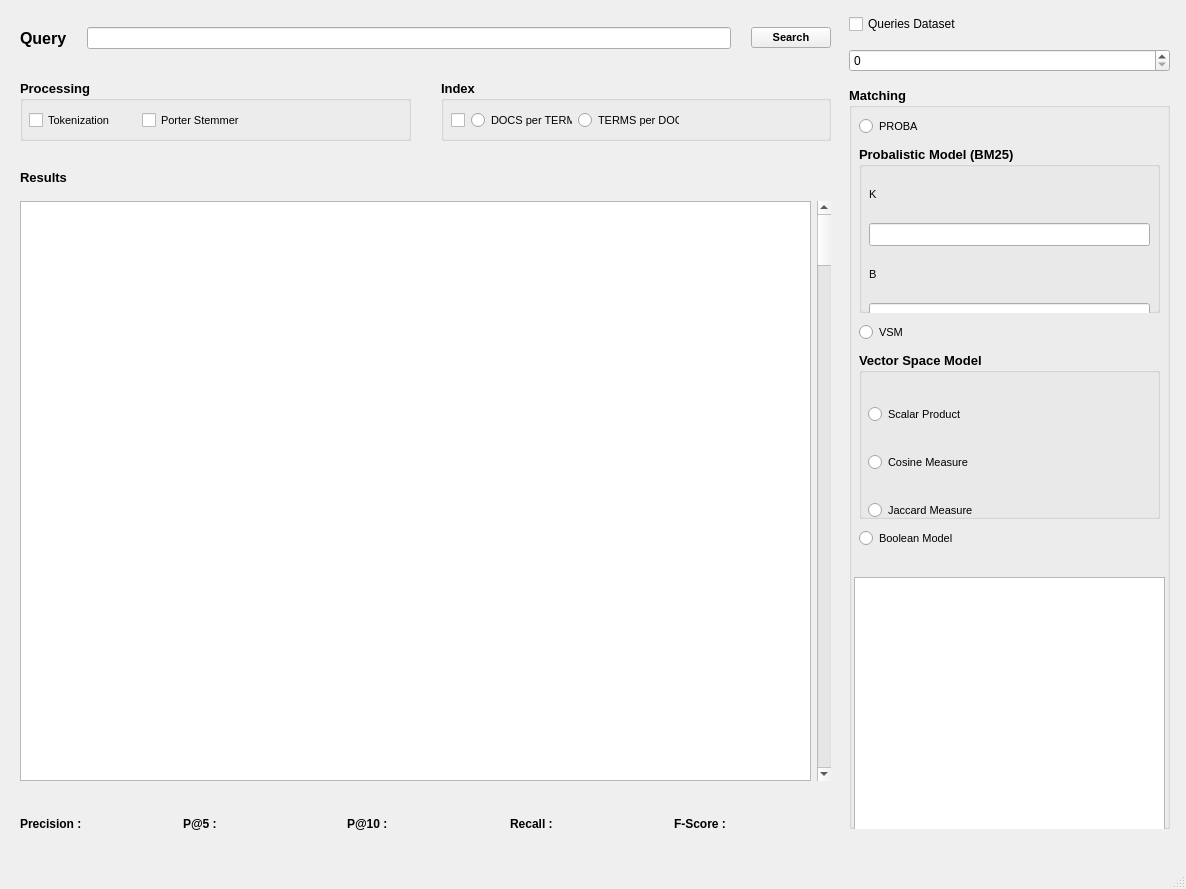
<?xml version="1.0" encoding="UTF-8"?>
<ui version="4.0">
 <class>MainWindow</class>
 <widget class="QMainWindow" name="MainWindow">
  <property name="geometry">
   <rect>
    <x>0</x>
    <y>0</y>
    <width>1186</width>
    <height>889</height>
   </rect>
  </property>
  <property name="windowTitle">
   <string>MainWindow</string>
  </property>
  <widget class="QWidget" name="centralwidget">
   <widget class="QWidget" name="verticalLayoutWidget">
    <property name="geometry">
     <rect>
      <x>10</x>
      <y>160</y>
      <width>831</width>
      <height>681</height>
     </rect>
    </property>
    <layout class="QVBoxLayout" name="verticalLayout">
     <property name="leftMargin">
      <number>10</number>
     </property>
     <property name="topMargin">
      <number>10</number>
     </property>
     <property name="rightMargin">
      <number>10</number>
     </property>
     <item>
      <widget class="QLabel" name="results_label">
       <property name="font">
        <font>
         <pointsize>10</pointsize>
         <weight>75</weight>
         <bold>true</bold>
        </font>
       </property>
       <property name="text">
        <string>Results</string>
       </property>
      </widget>
     </item>
     <item>
      <layout class="QHBoxLayout" name="horizontalLayout_8">
       <property name="topMargin">
        <number>10</number>
       </property>
       <property name="bottomMargin">
        <number>20</number>
       </property>
       <item>
        <widget class="QTableWidget" name="tableWidget"/>
       </item>
       <item>
        <widget class="QScrollBar" name="verticalScrollBar_4">
         <property name="orientation">
          <enum>Qt::Vertical</enum>
         </property>
        </widget>
       </item>
      </layout>
     </item>
     <item>
      <layout class="QHBoxLayout" name="horizontalLayout_5">
       <property name="topMargin">
        <number>10</number>
       </property>
       <property name="bottomMargin">
        <number>10</number>
       </property>
       <item>
        <widget class="QLabel" name="label_precision">
         <property name="font">
          <font>
           <weight>75</weight>
           <bold>true</bold>
          </font>
         </property>
         <property name="text">
          <string>Precision : </string>
         </property>
        </widget>
       </item>
       <item>
        <widget class="QLabel" name="label_p5">
         <property name="font">
          <font>
           <weight>75</weight>
           <bold>true</bold>
          </font>
         </property>
         <property name="text">
          <string>P@5 : </string>
         </property>
        </widget>
       </item>
       <item>
        <widget class="QLabel" name="label_p10">
         <property name="font">
          <font>
           <weight>75</weight>
           <bold>true</bold>
          </font>
         </property>
         <property name="text">
          <string>P@10 :</string>
         </property>
        </widget>
       </item>
       <item>
        <widget class="QLabel" name="label_recall">
         <property name="font">
          <font>
           <weight>75</weight>
           <bold>true</bold>
          </font>
         </property>
         <property name="text">
          <string>Recall : </string>
         </property>
        </widget>
       </item>
       <item>
        <widget class="QLabel" name="label_fscore">
         <property name="font">
          <font>
           <weight>75</weight>
           <bold>true</bold>
          </font>
         </property>
         <property name="text">
          <string>F-Score : </string>
         </property>
        </widget>
       </item>
      </layout>
     </item>
    </layout>
   </widget>
   <widget class="QWidget" name="horizontalLayoutWidget_2">
    <property name="geometry">
     <rect>
      <x>10</x>
      <y>70</y>
      <width>831</width>
      <height>81</height>
     </rect>
    </property>
    <layout class="QHBoxLayout" name="horizontalLayout_2">
     <property name="spacing">
      <number>30</number>
     </property>
     <property name="leftMargin">
      <number>10</number>
     </property>
     <property name="topMargin">
      <number>10</number>
     </property>
     <property name="rightMargin">
      <number>10</number>
     </property>
     <property name="bottomMargin">
      <number>10</number>
     </property>
     <item>
      <widget class="QGroupBox" name="groupBox_processing">
       <property name="font">
        <font>
         <pointsize>10</pointsize>
         <weight>75</weight>
         <bold>true</bold>
        </font>
       </property>
       <property name="title">
        <string>Processing</string>
       </property>
       <widget class="QWidget" name="horizontalLayoutWidget_3">
        <property name="geometry">
         <rect>
          <x>-1</x>
          <y>20</y>
          <width>241</width>
          <height>41</height>
         </rect>
        </property>
        <layout class="QHBoxLayout" name="horizontalLayout_3">
         <property name="spacing">
          <number>4</number>
         </property>
         <property name="leftMargin">
          <number>10</number>
         </property>
         <property name="topMargin">
          <number>10</number>
         </property>
         <property name="rightMargin">
          <number>10</number>
         </property>
         <property name="bottomMargin">
          <number>10</number>
         </property>
         <item>
          <widget class="QCheckBox" name="checkBox_tokenization">
           <property name="font">
            <font>
             <pointsize>8</pointsize>
             <weight>50</weight>
             <bold>false</bold>
            </font>
           </property>
           <property name="text">
            <string>Tokenization</string>
           </property>
          </widget>
         </item>
         <item>
          <widget class="QCheckBox" name="checkBox_porter_stemmer">
           <property name="font">
            <font>
             <pointsize>8</pointsize>
             <weight>50</weight>
             <bold>false</bold>
            </font>
           </property>
           <property name="text">
            <string>Porter Stemmer</string>
           </property>
          </widget>
         </item>
        </layout>
       </widget>
      </widget>
     </item>
     <item>
      <layout class="QVBoxLayout" name="verticalLayout_3">
       <item>
        <widget class="QGroupBox" name="groupBox_value">
         <property name="font">
          <font>
           <pointsize>10</pointsize>
           <weight>75</weight>
           <bold>true</bold>
          </font>
         </property>
         <property name="title">
          <string>Index</string>
         </property>
         <widget class="QWidget" name="horizontalLayoutWidget_9">
          <property name="geometry">
           <rect>
            <x>0</x>
            <y>20</y>
            <width>248</width>
            <height>41</height>
           </rect>
          </property>
          <layout class="QHBoxLayout" name="horizontalLayout_17">
           <property name="leftMargin">
            <number>10</number>
           </property>
           <property name="topMargin">
            <number>10</number>
           </property>
           <property name="rightMargin">
            <number>10</number>
           </property>
           <property name="bottomMargin">
            <number>10</number>
           </property>
           <item>
            <widget class="QCheckBox" name="radioButton_indexs">
             <property name="text">
              <string/>
             </property>
            </widget>
           </item>
           <item>
            <widget class="QRadioButton" name="radioButton_inverse">
             <property name="font">
              <font>
               <pointsize>8</pointsize>
               <weight>50</weight>
               <bold>false</bold>
              </font>
             </property>
             <property name="text">
              <string>DOCS per TERM</string>
             </property>
            </widget>
           </item>
           <item>
            <widget class="QRadioButton" name="radioButton_descripteur">
             <property name="font">
              <font>
               <pointsize>8</pointsize>
               <weight>50</weight>
               <bold>false</bold>
              </font>
             </property>
             <property name="text">
              <string>TERMS per DOC</string>
             </property>
            </widget>
           </item>
          </layout>
         </widget>
        </widget>
       </item>
      </layout>
     </item>
    </layout>
   </widget>
   <widget class="QWidget" name="horizontalLayoutWidget">
    <property name="geometry">
     <rect>
      <x>10</x>
      <y>0</y>
      <width>831</width>
      <height>71</height>
     </rect>
    </property>
    <layout class="QHBoxLayout" name="horizontalLayout">
     <property name="spacing">
      <number>20</number>
     </property>
     <property name="leftMargin">
      <number>10</number>
     </property>
     <property name="topMargin">
      <number>15</number>
     </property>
     <property name="rightMargin">
      <number>10</number>
     </property>
     <property name="bottomMargin">
      <number>10</number>
     </property>
     <item>
      <widget class="QLabel" name="query_label">
       <property name="font">
        <font>
         <pointsize>12</pointsize>
         <weight>75</weight>
         <bold>true</bold>
        </font>
       </property>
       <property name="text">
        <string>Query</string>
       </property>
      </widget>
     </item>
     <item>
      <widget class="QLineEdit" name="search_bar">
       <property name="font">
        <font>
         <pointsize>8</pointsize>
        </font>
       </property>
      </widget>
     </item>
     <item>
      <widget class="QPushButton" name="search_button">
       <property name="font">
        <font>
         <pointsize>8</pointsize>
         <weight>75</weight>
         <bold>true</bold>
        </font>
       </property>
       <property name="text">
        <string>Search</string>
       </property>
      </widget>
     </item>
    </layout>
   </widget>
   <widget class="QWidget" name="verticalLayoutWidget_3">
    <property name="geometry">
     <rect>
      <x>839</x>
      <y>-1</y>
      <width>341</width>
      <height>841</height>
     </rect>
    </property>
    <layout class="QVBoxLayout" name="verticalLayout_4">
     <property name="spacing">
      <number>15</number>
     </property>
     <property name="leftMargin">
      <number>10</number>
     </property>
     <property name="topMargin">
      <number>15</number>
     </property>
     <property name="rightMargin">
      <number>10</number>
     </property>
     <property name="bottomMargin">
      <number>11</number>
     </property>
     <item>
      <widget class="QCheckBox" name="checkBox_queries_dataset">
       <property name="text">
        <string>Queries Dataset</string>
       </property>
      </widget>
     </item>
     <item>
      <widget class="QSpinBox" name="spinBox"/>
     </item>
     <item>
      <widget class="QGroupBox" name="groupBox_2">
       <property name="font">
        <font>
         <pointsize>10</pointsize>
         <weight>75</weight>
         <bold>true</bold>
        </font>
       </property>
       <property name="title">
        <string>Matching</string>
       </property>
       <widget class="QWidget" name="verticalLayoutWidget_2">
        <property name="geometry">
         <rect>
          <x>0</x>
          <y>20</y>
          <width>321</width>
          <height>451</height>
         </rect>
        </property>
        <layout class="QVBoxLayout" name="verticalLayout_2">
         <property name="spacing">
          <number>10</number>
         </property>
         <property name="leftMargin">
          <number>10</number>
         </property>
         <property name="topMargin">
          <number>10</number>
         </property>
         <property name="rightMargin">
          <number>10</number>
         </property>
         <property name="bottomMargin">
          <number>10</number>
         </property>
         <item>
          <widget class="QRadioButton" name="radioButton_proba">
           <property name="font">
            <font>
             <pointsize>8</pointsize>
             <weight>50</weight>
             <bold>false</bold>
            </font>
           </property>
           <property name="text">
            <string>PROBA</string>
           </property>
          </widget>
         </item>
         <item>
          <widget class="QGroupBox" name="groupBox_4">
           <property name="title">
            <string>Probalistic Model (BM25)</string>
           </property>
           <widget class="QWidget" name="verticalLayoutWidget_6">
            <property name="geometry">
             <rect>
              <x>10</x>
              <y>19</y>
              <width>281</width>
              <height>171</height>
             </rect>
            </property>
            <layout class="QVBoxLayout" name="verticalLayout_7">
             <property name="spacing">
              <number>10</number>
             </property>
             <property name="topMargin">
              <number>10</number>
             </property>
             <property name="bottomMargin">
              <number>10</number>
             </property>
             <item>
              <widget class="QLabel" name="label_3">
               <property name="font">
                <font>
                 <pointsize>8</pointsize>
                 <weight>50</weight>
                 <bold>false</bold>
                </font>
               </property>
               <property name="text">
                <string>K</string>
               </property>
              </widget>
             </item>
             <item>
              <widget class="QLineEdit" name="lineEdit_K"/>
             </item>
             <item>
              <widget class="QLabel" name="label_4">
               <property name="font">
                <font>
                 <pointsize>8</pointsize>
                 <weight>50</weight>
                 <bold>false</bold>
                </font>
               </property>
               <property name="text">
                <string>B</string>
               </property>
              </widget>
             </item>
             <item>
              <widget class="QLineEdit" name="lineEdit_B"/>
             </item>
            </layout>
           </widget>
          </widget>
         </item>
         <item>
          <widget class="QRadioButton" name="radioButton_vsm">
           <property name="font">
            <font>
             <pointsize>8</pointsize>
             <weight>50</weight>
             <bold>false</bold>
            </font>
           </property>
           <property name="text">
            <string>VSM</string>
           </property>
          </widget>
         </item>
         <item>
          <widget class="QGroupBox" name="groupBox_3">
           <property name="title">
            <string>Vector Space Model</string>
           </property>
           <widget class="QWidget" name="verticalLayoutWidget_7">
            <property name="geometry">
             <rect>
              <x>9</x>
              <y>20</y>
              <width>281</width>
              <height>181</height>
             </rect>
            </property>
            <layout class="QVBoxLayout" name="verticalLayout_8">
             <property name="topMargin">
              <number>10</number>
             </property>
             <property name="bottomMargin">
              <number>10</number>
             </property>
             <item>
              <widget class="QRadioButton" name="radioButton_SP">
               <property name="font">
                <font>
                 <pointsize>8</pointsize>
                 <weight>50</weight>
                 <bold>false</bold>
                </font>
               </property>
               <property name="text">
                <string>Scalar Product</string>
               </property>
              </widget>
             </item>
             <item>
              <widget class="QRadioButton" name="radioButton_CM">
               <property name="font">
                <font>
                 <pointsize>8</pointsize>
                 <weight>50</weight>
                 <bold>false</bold>
                </font>
               </property>
               <property name="text">
                <string>Cosine Measure</string>
               </property>
              </widget>
             </item>
             <item>
              <widget class="QRadioButton" name="radioButton_JM">
               <property name="font">
                <font>
                 <pointsize>8</pointsize>
                 <weight>50</weight>
                 <bold>false</bold>
                </font>
               </property>
               <property name="text">
                <string>Jaccard Measure</string>
               </property>
              </widget>
             </item>
            </layout>
           </widget>
          </widget>
         </item>
         <item>
          <widget class="QRadioButton" name="radioButton_bool">
           <property name="font">
            <font>
             <pointsize>8</pointsize>
             <weight>50</weight>
             <bold>false</bold>
            </font>
           </property>
           <property name="text">
            <string>Boolean Model</string>
           </property>
          </widget>
         </item>
        </layout>
       </widget>
       <widget class="QGraphicsView" name="plot">
        <property name="geometry">
         <rect>
          <x>5</x>
          <y>490</y>
          <width>311</width>
          <height>321</height>
         </rect>
        </property>
       </widget>
      </widget>
     </item>
    </layout>
   </widget>
  </widget>
  <widget class="QMenuBar" name="menubar">
   <property name="geometry">
    <rect>
     <x>0</x>
     <y>0</y>
     <width>1186</width>
     <height>18</height>
    </rect>
   </property>
  </widget>
  <widget class="QStatusBar" name="statusbar"/>
 </widget>
 <resources/>
 <connections/>
</ui>
